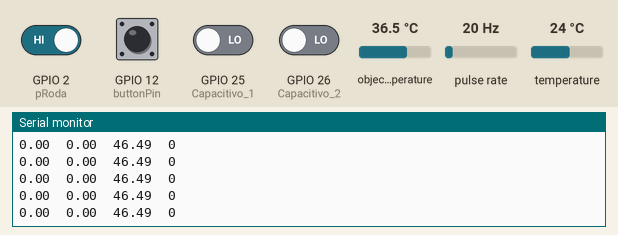
Recording of a sketch running on a simulated ESP32. Shown: the last lines printed to the serial monitor. Wiring (inferred from the names in the program): pulse sensor: data GPIO 19. The test bench sets the inputs (shaded band); at power-on: GPIO 2 (pRoda), GPIO 12 (buttonPin) HIGH, GPIO 25 (Capacitivo_1), GPIO 26 (Capacitivo_2) LOW, object temperature 36.5 °C, pulse rate 20 Hz, temperature 24 °C.

Above: at 1.2 s.
1.3 s: object temperature set to 20 °C
At 1.57 s:
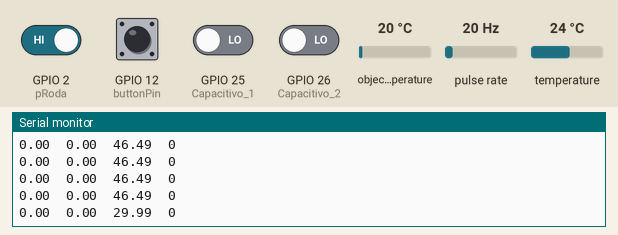
2.8 s: GPIO 2 (pRoda) driven LOW
At 3.22 s:
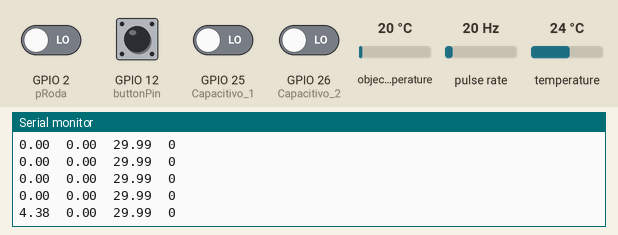
4.3 s: GPIO 25 (Capacitivo_1) driven HIGH
At 4.46 s:
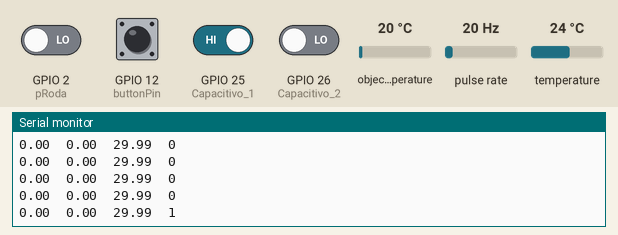
5.8 s: GPIO 26 (Capacitivo_2) driven HIGH
At 5.97 s:
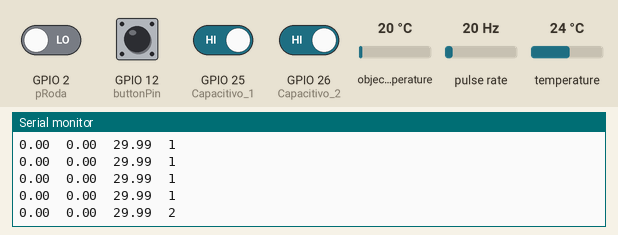
7.3 s: object temperature set to 26 °C
At 7.34 s:
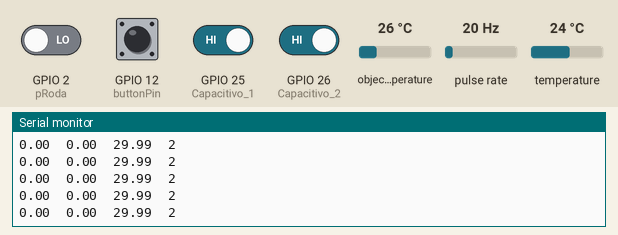
8.8 s: GPIO 26 (Capacitivo_2) driven LOW
At 8.99 s:
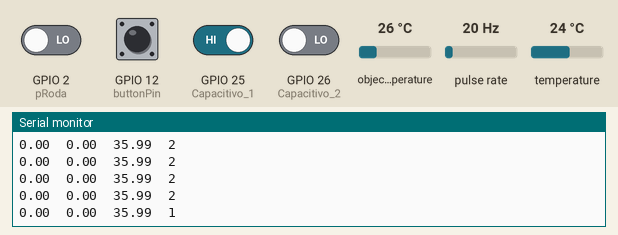
Timing chart, 0 to 11.3 s (numbered marks = the images above; inputs shaded):
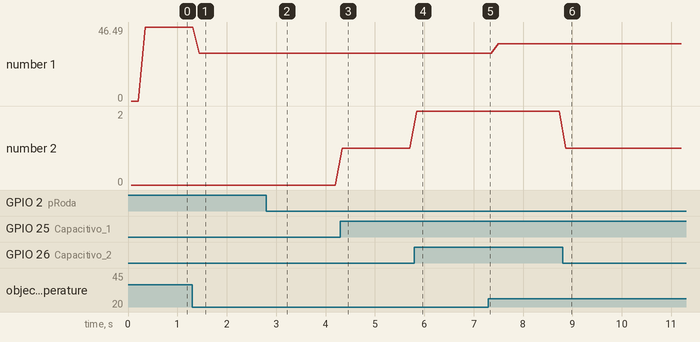

Measured:
- after the input at 1.3 s, the serial monitor: prints a new line after 0.14 s (image 1)
- after the input at 2.8 s, the serial monitor: prints a new line after 0.30 s (image 2)
- after the input at 4.3 s, the serial monitor: prints a new line at once (image 3)
- after the input at 5.8 s, the serial monitor: prints a new line after 0.05 s (image 4)
- after the input at 8.8 s, the serial monitor: prints a new line after 0.07 s (image 6)
- plotted number 1: 46.49 → 29.99 after the input at 1.3 s, 29.99 → 35.99 after the input at 7.3 s
- plotted number 2: 0 → 1 after the input at 4.3 s, 1 → 2 after the input at 5.8 s, 2 → 1 after the input at 8.8 s

The sketch:

bajasae2023.ino
```cpp
//RPM da Roda
float           rpm, hz;
volatile byte pulsos;
unsigned long timeold;
unsigned int pulsos_por_volta = 50;
int pRoda = 2;

// Capacitivo
const int Capacitivo_1 = 25;
const int Capacitivo_2 = 26;
int Tanque_nivel = 0;
int Tanque_display = 25;

// LapTimer
const int buttonPin = 12;
unsigned long int lastDebounceTime = 0;  // the last time the output pin was toggled
int debounceDelay = 200;
int buttonState;             // the current reading from the input pin
int lastButtonState = LOW;   // the previous reading from the input pin
unsigned long int tempo_inicio = 0;
unsigned long int tempo_fim = 0;
bool LapState = false;
String currentlap = "00:00.00";
String lastlap = "00:00.00";
String bestlap = "00:00.00";
unsigned long int bestlap_counter = 100000000;
unsigned long int lastlap_counter = 0;
bool button_flag = false;
unsigned long int Sec, Min, Millisec;

// Display
#include <HardwareSerial.h>
HardwareSerial DisplayPort(2);  //if using UART2

// HC-12
HardwareSerial HC12Serial(1); // HC-12 TX Pin, HC-12 RX Pin
unsigned long telemetria_millisInicial = 0;

//rpm motor
int pinRPM = 19; // Pino de interrupção para rotação do motor
volatile byte pulsosRPM = 0; //contador de pulsos para rpm
float RPM = 0; //frequencia de rotacoes em RPM

//temperatura cvt
#include <SparkFunMLX90614.h> // SparkFunMLX90614 Arduino library
#include <Wire.h>
IRTherm therm; // Create an IRTherm object to interact with throughout
float temperatura = 0, temperaturaInterna = 0;
unsigned long ultimoTempo = 0;

void setup() {
  Serial.begin(115200);

  pinMode(buttonPin, INPUT_PULLUP);
  attachInterrupt (buttonPin, ISR_timer, CHANGE); //Interrupção para ler pulso RPM

  //RPM roda
  pinMode(pRoda, INPUT);
  //Interrupcao 1 - pino digital 3
  //Aciona o contador a cada pulso
  attachInterrupt(pRoda, contador, FALLING);
  pulsos = 0;
  rpm = 0;
  timeold = 0;

  //capacitivo
  pinMode(Capacitivo_1, INPUT);
  pinMode(Capacitivo_2, INPUT);
  attachInterrupt (Capacitivo_1, ISR_capacitivo1, CHANGE);
  attachInterrupt (Capacitivo_2, ISR_capacitivo2, CHANGE);

  //display
  DisplayPort.begin(9600, SERIAL_8N1, 16, 17);

  // HC-12
  HC12Serial.begin(1200,SERIAL_8N1,3,1);

  //rpm motor
  pinMode(pinRPM, INPUT);
  attachInterrupt (pinRPM, RPMmotor, RISING); //Interrupção para ler pulso RPM
}


void loop() {
  velocidade();
  tempInfra();
  laptimer_loop();
  display_loop();
  Serial.print(rpm);
  Serial.print("\t");
  Serial.print(RPM);
  Serial.print("\t");
  Serial.print(temperatura);
  Serial.print("\t");
  Serial.println(Tanque_nivel);

  if(HC12Serial.available() > 0){      //loraSerial
      if((millis()-telemetria_millisInicial) > 600){
          HC12Serial.print(temperatura);
          HC12Serial.print(",");
          HC12Serial.print(temperaturaInterna);
          HC12Serial.print(",");
          HC12Serial.print(rpm); // rpm
          HC12Serial.print(",");
          HC12Serial.print(RPM); // velocidade
          HC12Serial.print(",");
          HC12Serial.println(Tanque_nivel);
          telemetria_millisInicial = millis();
      }
  }


}
```

Display.ino
```cpp
void display_loop(){
  DisplayPort.print("tach.pic=");  // This is sent to the nextion display to set what object name (before the dot) and what atribute (after the dot) are you going to change.
  DisplayPort.print(map(RPM, 0, 8000, 0, 208));  // This is the value you want to send to that object and atribute mention before.
  DisplayPort.write(0xff);  // We always have to send this three lines after each command sent to the nextion display.
  DisplayPort.write(0xff);
  DisplayPort.write(0xff);

  DisplayPort.print("rpm.val=");  // This is sent to the nextion display to set what object name (before the dot) and what atribute (after the dot) are you going to change.
  DisplayPort.print(RPM);  // This is the value you want to send to that object and atribute mention before.
  DisplayPort.write(0xff);  // We always have to send this three lines after each command sent to the nextion display.
  DisplayPort.write(0xff);
  DisplayPort.write(0xff);

  DisplayPort.print("fuel.val=");  // This is sent to the nextion display to set what object name (before the dot) and what atribute (after the dot) are you going to change.
  DisplayPort.print(Tanque_display);  // This is the value you want to send to that object and atribute mention before.
  DisplayPort.write(0xff);  // We always have to send this three lines after each command sent to the nextion display.
  DisplayPort.write(0xff);
  DisplayPort.write(0xff);

  DisplayPort.print("vel.val=");  // This is sent to the nextion display to set what object name (before the dot) and what atribute (after the dot) are you going to change.
  DisplayPort.print(int(rpm*100));  // This is the value you want to send to that object and atribute mention before.
  DisplayPort.write(0xff);  // We always have to send this three lines after each command sent to the nextion display.
  DisplayPort.write(0xff);
  DisplayPort.write(0xff);

  DisplayPort.print("lastlap.txt=");  // This is sent to the nextion display to set what object name (before the dot) and what atribute (after the dot) are you going to change.
  DisplayPort.print("\"" + lastlap + "\"");  // This is the value you want to send to that object and atribute mention before.
  DisplayPort.write(0xff);  // We always have to send this three lines after each command sent to the nextion display.
  DisplayPort.write(0xff);
  DisplayPort.write(0xff);

  DisplayPort.print("bestlap.txt=");  // This is sent to the nextion display to set what object name (before the dot) and what atribute (after the dot) are you going to change.
  DisplayPort.print("\"" + bestlap + "\"");  // This is the value you want to send to that object and atribute mention before.
  DisplayPort.write(0xff);  // We always have to send this three lines after each command sent to the nextion display.
  DisplayPort.write(0xff);
  DisplayPort.write(0xff);

  DisplayPort.print("currentlap.txt=");  // This is sent to the nextion display to set what object name (before the dot) and what atribute (after the dot) are you going to change.
  DisplayPort.print("\"" + currentlap + "\"");  // This is the value you want to send to that object and atribute mention before.
  DisplayPort.write(0xff);  // We always have to send this three lines after each command sent to the nextion display.
  DisplayPort.write(0xff);
  DisplayPort.write(0xff);
}
```

capacitivo.ino
```cpp
void ISR_capacitivo1()
{
  bool status_1 = digitalRead(Capacitivo_1);
  bool status_2 = digitalRead(Capacitivo_2);
  if(status_1 == HIGH && status_2 == HIGH) {
    Tanque_nivel = 2;
    Tanque_display = 75;
    }
  else if (status_1 == HIGH && status_2 == LOW) {
    Tanque_nivel = 1;
    Tanque_display = 45;
    }
  else if (status_1 == LOW && status_2 == LOW) {
    Tanque_nivel = 0;
    Tanque_display = 15;
    }
}
void ISR_capacitivo2()
{
  bool status_1 = digitalRead(Capacitivo_1);
  bool status_2 = digitalRead(Capacitivo_2);
  if(status_1 == HIGH && status_2 == HIGH) {
    Tanque_nivel = 2;
    Tanque_display = 75;
    }
  else if (status_1 == HIGH && status_2 == LOW) {
    Tanque_nivel = 1;
    Tanque_display = 45;
    }
  else if (status_1 == LOW && status_2 == LOW) {
    Tanque_nivel = 0;
    Tanque_display = 15;
    }
}
```

lapTimer.ino
```cpp
void laptimer_loop() {

  if (button_flag){
    button_flag = false;
    if ((millis() - lastDebounceTime) > debounceDelay) {
      lastDebounceTime = millis();
      if (LapState == false) {
        LapState = true;
        tempo_inicio = millis();
      }
      else if (LapState == true) {
        LapState = false;
        tempo_fim = millis();
        }
    }
  }

  if (tempo_fim > tempo_inicio){
    lastlap_counter = tempo_fim - tempo_inicio;
    lastlap = format_timer(lastlap_counter);

    if (lastlap_counter < bestlap_counter) {
      bestlap_counter = lastlap_counter;
      bestlap = lastlap;
      }
    tempo_fim = 0;
    tempo_inicio = 0;
  }

  if (LapState == true) {
    currentlap = format_timer(millis()-tempo_inicio);
  }
  else currentlap = "00:00.00";
  // Serial.println("lastlap:" + lastlap + " " + "currentlap:" + currentlap + " " + "bestlap:" + bestlap + digitalRead(buttonPin));


}

String format_timer(int total_millis){
    Millisec = (total_millis%1000)/10;
    Sec = (total_millis/1000)%60;
    Min = (total_millis/60000)%60;
    if (Min < 10) {
      if (Sec < 10){
        if (Millisec < 10) return String(String('0') + Min + String(':') + Sec + String('.') + String('0') + Millisec);
        return String(String('0') + Min + String(':') + String('0') + Sec + String('.') + Millisec);
      }
      else if (Millisec < 10) return String(String('0') + Min + String(':') + Sec + String('.') + String('0') + Millisec);
      else return String(String('0') + Min + String(':') + Sec + String('.') + Millisec);
    }
    else if (Sec < 10) return String(Min + String(':') + String('0') + Sec + String('.') + Millisec);
    else if (Millisec < 10) return String(Min + String(':') + Sec + String('.') + String('0') + Millisec);
    else return String(Min + String(':') + Sec + String('.') + Millisec);
  }

void ISR_timer(){
  button_flag = true;
  }
```

temperatura.ino
```cpp
void iniciaInfra(){
    // Initialize thermal IR sensor
  if (!therm.begin()){
    Serial.print("erro na inicialização infravermelho");
  }
  therm.setUnit(TEMP_C); // Set the library's units to Farenheit
  // Alternatively, TEMP_F can be replaced with TEMP_C for Celsius or TEMP_K for Kelvin.
}


void tempInfra() {
  if(millis() - ultimoTempo >= 200){
    ultimoTempo = millis();
    iniciaInfra();
    if (therm.read()){ // On success, read() will return 1, on fail 0.
      temperatura = therm.object()+10;
      temperaturaInterna = therm.ambient();
      /*Serial.print("Object: " + String(temperatura, 2));
      Serial.write('°'); // Degree Symbol
      Serial.println("C");
      Serial.print("Ambient: " + String(therm.ambient(), 2));
      Serial.write('°'); // Degree Symbol
      Serial.println("C");
      Serial.println();*/
    }
  }
}
```

velocidade.ino
```cpp
void RPMmotor()
{
  pulsosRPM++; // Função chamada no pino de interrupção
}

void motor(){
      if (millis() - timeold >= 200){
    //Desabilita interrupcao durante o calculo
    detachInterrupt(pinRPM);
    //(1 mim)/pulsos por volta)/tempo atual - tempo da ultima vez) * npulsos
    //hz = (60 * 1000 / pulsos_por_volta ) / (millis() - timeold) * pulsos;
    RPM = ((60 * 200 * 5)/4) / (millis() - timeold) * pulsosRPM;
    timeold = millis();
    pulsos = 0;

    //filtro
    //filtrado = moving_average();


    //Mostra o valor de RPM no serial monitor

    //Habilita interrupcao
    attachInterrupt(pinRPM, RPMmotor, FALLING);
  }
}

// --- Interrupção ---
void contador()
{
  //Incrementa contador
  pulsos++;
}


void velocidade(){
  if (millis() - timeold >= 200){
    //Desabilita interrupcao durante o calculo
    detachInterrupt(pRoda);
    //(1 mim)/pulsos por volta)/tempo atual - tempo da ultima vez) * npulsos
    //hz = (60 * 1000 / pulsos_por_volta ) / (millis() - timeold) * pulsos;
    rpm = ((60 * 200 * 5.0)/pulsos_por_volta) / (millis() - timeold) * pulsos;
    timeold = millis();
    pulsos = 0;

    //filtro
    //filtrado = moving_average();


    //Mostra o valor de RPM no serial monitor
    //Habilita interrupcao
    attachInterrupt(pRoda, contador, FALLING);
  }
}
```
